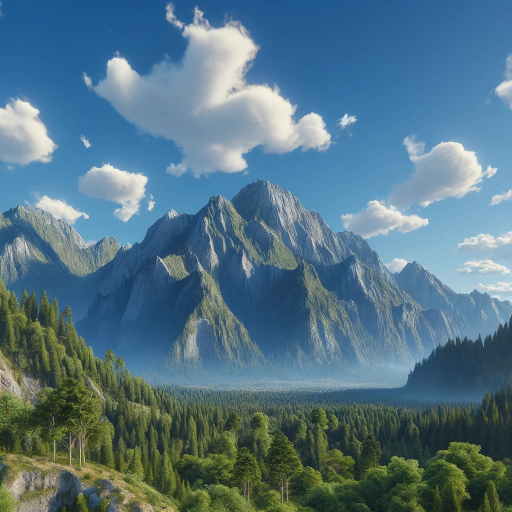
#> input picture code/Mixed/high_res.jpg, 1024 x 1024 px (shown at 1/2 size)
$ jupyter execute image_modified.ipynb
#> lines starting #> are read from the running program, lines starting #| are printed output that depends on the picture
[cell 1]
import concurrent.futures
from PIL import Image
import time

[cell 2]
def process_image(filename):
#> called with filename = 'high_res.jpg'
    img = Image.open(filename)
#> img is the input picture: PIL image 1024x1024 RGB; mean R, G, B 84.5, 116.9, 132.7
    img = img.resize((100, 100))
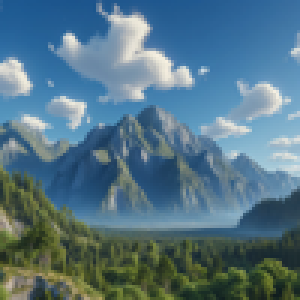
#> img: PIL image 100x100 RGB (shown 3 times larger); mean R, G, B 84.5, 116.9, 132.7
    img.save("resized_" + filename)

image_files = ["high_res.jpg", "low_res.jpg"]

[cell 3]
# measure time for ThreadPoolExecutor
start_time = time.time()
with concurrent.futures.ThreadPoolExecutor(max_workers=5) as executor:
    executor.map(process_image, image_files)
#> call 2 of process_image, with filename = 'low_res.jpg'
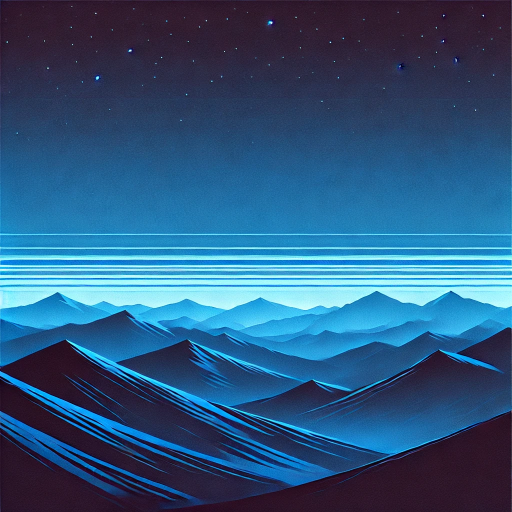
#> input picture code/Mixed/low_res.jpg, 1024 x 1024 px (shown at 1/2 size)
#> in process_image, img is the input picture: PIL image 1024x1024 RGB; mean R, G, B 44.6, 87.6, 126.7
#> in process_image (call 2), `img = img.resize((100, 100))`:
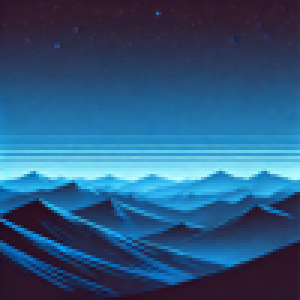
#> img: PIL image 100x100 RGB (shown 3 times larger); mean R, G, B 44.6, 87.6, 126.6
thread_time = time.time() - start_time

# measure time for ProcessPoolExecutor
start_time = time.time()
with concurrent.futures.ProcessPoolExecutor(max_workers=5) as executor:
    executor.map(process_image, image_files)
